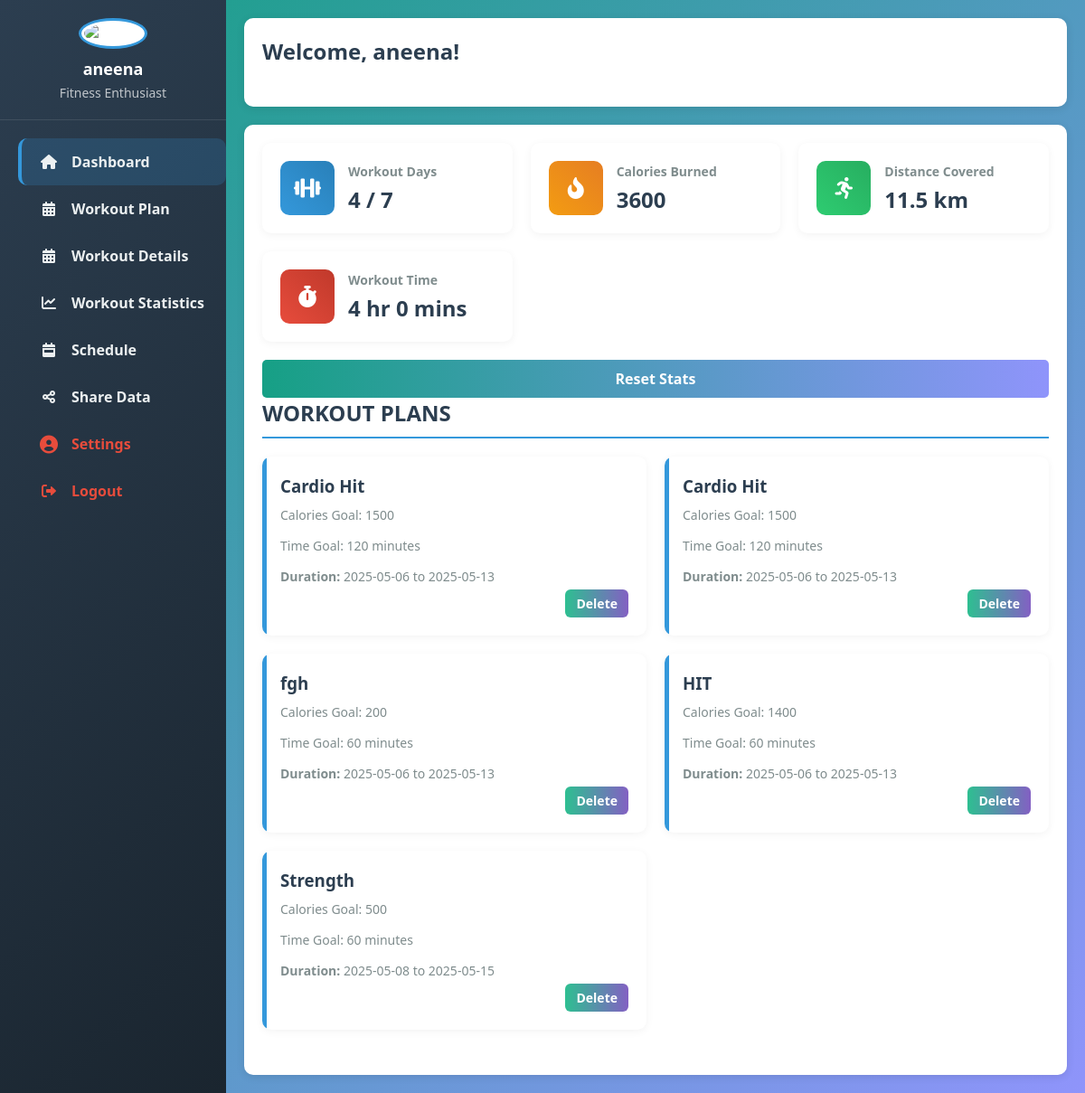
The app's page /dashboard (signed in) with its own data.
### app/database.py (models this page shows, shortened)
class User(UserMixin, db.Model):
    __tablename__ = 'users'
    id = db.Column(db.Integer, primary_key=True, autoincrement=True)
    username = db.Column(db.String(80), unique=True, nullable=False)
    email = db.Column(db.String(120), unique=True, nullable=False)
    password_hash = db.Column(db.String(256), nullable=False)
    secret_question = db.Column(db.String(100), nullable=True)
    secret_answer_hash = db.Column(db.String(256), nullable=True)
    created_at = db.Column(db.DateTime, default=datetime.utcnow)
    last_login = db.Column(db.DateTime, nullable=True)

class WeeklyPlan(db.Model):
    __tablename__ = 'weekly_plans'
    id = db.Column(db.Integer, primary_key=True)
    user_id = db.Column(db.Integer, db.ForeignKey('users.id'), nullable=False)
    plan_name = db.Column(db.String(100), nullable=False)
    calorie_goal = db.Column(db.Integer, nullable=False)
    time_goal_minutes = db.Column(db.Integer, nullable=False)
    created_at = db.Column(db.DateTime, default=datetime.utcnow)
    user = db.relationship('User', backref=db.backref('weekly_plans', lazy=True))

### app/app.py (the view)
@app.route('/dashboard')
@login_required
def dashboard():
    user = current_user
    weekly_plans = WeeklyPlan.query.filter_by(user_id=user.id).all()
    for plan in weekly_plans:
        plan.start_date = plan.created_at.date()
        plan.end_date = (plan.created_at + timedelta(days=7)).date()
    workout_logs = WorkoutLog.query.filter_by(user_id=user.id).all()
    total_duration = sum([log.duration_minutes for log in workout_logs])
    total_calories = sum([log.calories for log in workout_logs if log.calories])
    workout_days_set = set()
    for log in workout_logs:
        if log.workout_days:
            days = [day.strip() for day in log.workout_days.split(',')]
            workout_days_set.update(days)
    total_workout_days = len(workout_days_set)
    distance_km = 11.5
    type_counter = Counter(log.workout_type for log in workout_logs if log.workout_type)
    workout_types = list(type_counter.keys())
    workout_counts = list(type_counter.values())
    from collections import defaultdict
    weekday_calories = defaultdict(int)
    for log in workout_logs:
        if log.workout_days and log.calories:
            for day in log.workout_days.split(','):
                weekday_calories[day.strip()] += log.calories
    weekday_order = ['Mon', 'Tue', 'Wed', 'Thu', 'Fri', 'Sat', 'Sun']
    sorted_weekdays = [day for day in weekday_order if day in weekday_calories]
    calories_by_weekday = [weekday_calories[day] for day in sorted_weekdays]
    weekday_time_spent = defaultdict(int)
    for log in workout_logs:
        if log.workout_days and log.duration_minutes:
            for day in log.workout_days.split(','):
                weekday_time_spent[day.strip()] += log.duration_minutes
    time_sorted_weekdays = [day for day in weekday_order if day in weekday_time_spent]
    time_by_weekday = [weekday_time_spent[day] for day in time_sorted_weekdays]
    progress_data = {}
    for plan in weekly_plans:
        goal_calories = plan.calorie_goal
        goal_time = plan.time_goal_minutes
        calorie_ratio = total_calories / goal_calories if goal_calories else 0
        time_ratio = total_duration / goal_time if goal_time else 0
        progress_percent = min((calorie_ratio + time_ratio) / 2 * 100, 100)  # Cap at 100%
        progress_data[plan.plan_name] = round(progress_percent, 1)
    return render_template(
        'dashboard.html',
        user=user,
        weekly_plans=weekly_plans,
        workout_logs=workout_logs,
        total_duration=total_duration,
        total_calories=total_calories,
        total_workout_days=total_workout_days,
        distance_km=distance_km,
        workout_types=workout_types,
        workout_counts=workout_counts,
        weekday_labels=sorted_weekdays,
        weekday_calories=calories_by_weekday,
        time_labels=time_sorted_weekdays,
        time_spent_values=time_by_weekday,
        progress_data=progress_data
    )

### app/app.py (called while the page is built)
@login_manager.user_loader
def load_user(user_id):
    return User.query.get(int(user_id))

### app/templates/dashboard.html (shortened to what this page needs)
{% extends "base.html" %}
{% block extra_css %}
<link rel="stylesheet" href="{{ url_for('static', filename='css/dashboard.css') }}">
<link rel="stylesheet" href="https://cdnjs.cloudflare.com/ajax/libs/font-awesome/6.0.0/css/all.min.css">
{% endblock %}
{% block content %}
<div class="app-container">
  <aside class="sidebar">
    <div class="sidebar-header">
      <img src="static/images/Fitness logo.jpg" alt="Profile">
      <div class="user-info">
        <h3>{{ user.username }}</h3>
        <p>Fitness Enthusiast</p>
      </div>
    </div>
    <nav class="menu">
      <a href="#" class="menu-item active" data-target="dashboard-section">
        <i class="fas fa-home"></i> <span>Dashboard</span>
      </a>
      <a href="#" class="menu-item" data-target="workout-plan-section">
        <i class="fas fa-calendar-alt"></i> <span>Workout Plan</span>
      </a>
      <a href="#" class="menu-item" data-target="workout-details-section">
        <i class="fas fa-calendar-alt"></i> <span>Workout Details</span>
      </a>
      <a href="#" class="menu-item" data-target="workout-statistic-section">
        <i class="fas fa-chart-line"></i> <span>Workout Statistics</span>
      </a>
      <a href="#" class="menu-item" data-target="schedule-section">
        <i class="fas fa-calendar-week"></i> <span>Schedule</span>
      </a>
      <a href="#" class="menu-item" data-target="share-section">
        <i class="fas fa-share-alt"></i> <span>Share Data</span>
      </a>
      <a href="#" class="menu-item settings-btn" data-target="settings-section">
        <i class="fas fa-user-circle fa-lg"></i> <span>Settings</span>
      </a>
      <a href="{{ url_for('logout') }}" class="menu-item logout-btn">
        <i class="fas fa-sign-out-alt"></i> <span>Logout</span>
      </a>
    </nav>
  </aside>
  <main class="main-content">
    <header class="dashboard-header">
      <h1>Welcome, {{ user.username }}!</h1>
    </header>
    <section id="dashboard-section" class="content-section active">
      <div class="statistics-container">
        <div class="stats-card">
          <div class="stats-icon blue">
            <i class="fas fa-dumbbell"></i>
          </div>
          <div class="stats-info">
            <h3>Workout Days</h3>
            <p>{{ total_workout_days }} / 7</p>
          </div>
        </div>
        <div class="stats-card">
          <div class="stats-icon orange">
            <i class="fas fa-fire-alt"></i>
          </div>
          <div class="stats-info">
            <h3>Calories Burned</h3>
            <p>{{ total_calories }}</p>
          </div>
        </div>
        <div class="stats-card">
          <div class="stats-icon green">
            <i class="fas fa-running"></i>
          </div>
          <div class="stats-info">
            <h3>Distance Covered</h3>
            <p>{{ distance_km }} km</p>
          </div>
        </div>
        <div class="stats-card">
          <div class="stats-icon red">
            <i class="fas fa-stopwatch"></i>
          </div>
          <div class="stats-info">
            <h3>Workout Time</h3>
            <p>{{ (total_duration // 60) }} hr {{ (total_duration % 60) }} mins</p>
          </div>
        </div>
      </div>
      <form method="POST" action="{{ url_for('reset_stats') }}"
        onsubmit="return confirm('Are you sure you want to reset all workout stats?');">
        <button type="submit" class="btn custom-btn">Reset Stats</button>
      </form>
      <h2>WORKOUT PLANS</h2>
      <div class="workout-plans">
        {% for plan in weekly_plans %}
        <div class="workout-plan">
          <h3>{{ plan.plan_name }}</h3>
          <p>Calories Goal: {{ plan.calorie_goal }}</p>
          <p>Time Goal: {{ plan.time_goal_minutes }} minutes</p>
          <p><strong>Duration:</strong> {{ plan.start_date }} to {{ plan.end_date }}</p>
          <div class="plan-actions">
            <form method="POST" action="{{ url_for('delete_plan', plan_id=plan.id) }}"
              onsubmit="return confirm('Are you sure you want to delete this plan?');">
              <button type="submit" class="delete-button">Delete</button>
            </form>
          </div>
        </div>
        {% endfor %}
      </div>
    </section>
  </main>
</div>
{% endblock %}

### app/templates/base.html (shortened to what this page needs)
<!DOCTYPE html>
<html lang="en">
<head>
    <link rel="stylesheet" href="{{ url_for('static', filename='css/style.css') }}">
    {% block extra_css %}{% endblock %}
</head>
<body>
    <main>
        {% block content %}{% endblock %}
    </main>
</body>
</html>

### app/static/css/style.css (style rules this page uses)
* { margin: 0; padding: 0; box-sizing: border-box; }
:root { --primary-color: #16a085; --secondary-color: #8f94fb; --text-color: #333; --light-bg: rgba(255, 255, 255, 0.95); --error-color: #e74c3c; --success-color: #2ecc71; --shadow: 0 8px 20px rgba(0, 0, 0, 0.1); }
body { font-family: 'Poppins', 'Arial', sans-serif; background-image: linear-gradient(135deg, var(--primary-color) 0%, var(--secondary-color) 100%); background-size: cover; background-repeat: no-repeat; background-attachment: fixed; min-height: 100vh; margin: 0; position: relative; overflow-x: hidden; }
body::before { content: ''; position: absolute; top: 0; left: 0; width: 100%; height: 100%; opacity: 0.1; z-index: -1; }
nav a { text-decoration: none; margin-left: 20px; padding: 10px 20px; color: rgb(252, 252, 252); border-radius: 10px; font-weight: bold; transition: all 0.3s ease; }
h1 { color: var(--primary-color); margin-bottom: 25px; font-weight: 600; font-size: 28px; }
button { background: linear-gradient(to right, var(--primary-color), var(--secondary-color)); color: white; padding: 12px 15px; border: none; border-radius: 6px; cursor: pointer; width: 100%; margin-top: 10px; font-size: 16px; font-weight: 500; transition: all 0.3s; display: flex; justify-content: center; align-items: center; gap: 8px; }
a { color: var(--primary-color); text-decoration: none; font-weight: 500; transition: color 0.2s; }

### records on screen
User: username "aneena"
WeeklyPlan: plan_name "Cardio Hit", calorie_goal "1500", time_goal_minutes "120", start_date "2025-05-06", end_date "2025-05-13"
WeeklyPlan: plan_name "Cardio Hit", calorie_goal "1500", time_goal_minutes "120", start_date "2025-05-06", end_date "2025-05-13"
WeeklyPlan: plan_name "fgh", calorie_goal "200", time_goal_minutes "60", start_date "2025-05-06", end_date "2025-05-13"
WeeklyPlan: plan_name "HIT", calorie_goal "1400", time_goal_minutes "60", start_date "2025-05-06", end_date "2025-05-13"
WeeklyPlan: plan_name "Strength", calorie_goal "500", time_goal_minutes "60", start_date "2025-05-08", end_date "2025-05-15"

### other values on screen
{{ total_workout_days }} "4"
{{ total_calories }} "3600"
{{ distance_km }} "11.5"
{{ (total_duration // 60) }} "4"
{{ (total_duration % 60) }} "0"
